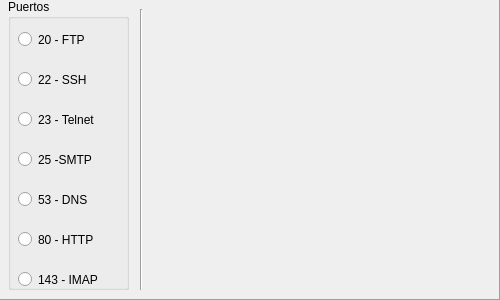
<?xml version="1.0" encoding="UTF-8"?>
<ui version="4.0">
 <class>MainWindow</class>
 <widget class="QMainWindow" name="MainWindow">
  <property name="geometry">
   <rect>
    <x>0</x>
    <y>0</y>
    <width>500</width>
    <height>300</height>
   </rect>
  </property>
  <property name="minimumSize">
   <size>
    <width>500</width>
    <height>300</height>
   </size>
  </property>
  <property name="maximumSize">
   <size>
    <width>500</width>
    <height>300</height>
   </size>
  </property>
  <property name="baseSize">
   <size>
    <width>500</width>
    <height>300</height>
   </size>
  </property>
  <property name="windowTitle">
   <string>MainWindow</string>
  </property>
  <widget class="QWidget" name="centralWidget">
   <widget class="QFrame" name="frame">
    <property name="geometry">
     <rect>
      <x>-1</x>
      <y>-1</y>
      <width>501</width>
      <height>301</height>
     </rect>
    </property>
    <property name="frameShape">
     <enum>QFrame::Panel</enum>
    </property>
    <property name="frameShadow">
     <enum>QFrame::Raised</enum>
    </property>
    <widget class="Line" name="line">
     <property name="geometry">
      <rect>
       <x>132</x>
       <y>10</y>
       <width>21</width>
       <height>281</height>
      </rect>
     </property>
     <property name="orientation">
      <enum>Qt::Vertical</enum>
     </property>
    </widget>
    <widget class="QGroupBox" name="groupBox">
     <property name="geometry">
      <rect>
       <x>9</x>
       <y>0</y>
       <width>121</width>
       <height>291</height>
      </rect>
     </property>
     <property name="title">
      <string>Puertos</string>
     </property>
     <widget class="QRadioButton" name="radioButton">
      <property name="geometry">
       <rect>
        <x>10</x>
        <y>30</y>
        <width>99</width>
        <height>21</height>
       </rect>
      </property>
      <property name="text">
       <string>20 - FTP</string>
      </property>
     </widget>
     <widget class="QRadioButton" name="radioButton_2">
      <property name="geometry">
       <rect>
        <x>10</x>
        <y>70</y>
        <width>99</width>
        <height>21</height>
       </rect>
      </property>
      <property name="text">
       <string>22 - SSH</string>
      </property>
     </widget>
     <widget class="QRadioButton" name="radioButton_3">
      <property name="geometry">
       <rect>
        <x>10</x>
        <y>110</y>
        <width>99</width>
        <height>21</height>
       </rect>
      </property>
      <property name="text">
       <string>23 - Telnet</string>
      </property>
     </widget>
     <widget class="QRadioButton" name="radioButton_4">
      <property name="geometry">
       <rect>
        <x>10</x>
        <y>150</y>
        <width>99</width>
        <height>21</height>
       </rect>
      </property>
      <property name="text">
       <string>25 -SMTP</string>
      </property>
     </widget>
     <widget class="QRadioButton" name="radioButton_5">
      <property name="geometry">
       <rect>
        <x>10</x>
        <y>190</y>
        <width>99</width>
        <height>21</height>
       </rect>
      </property>
      <property name="text">
       <string>53 - DNS</string>
      </property>
     </widget>
     <widget class="QRadioButton" name="radioButton_6">
      <property name="geometry">
       <rect>
        <x>10</x>
        <y>230</y>
        <width>99</width>
        <height>21</height>
       </rect>
      </property>
      <property name="text">
       <string>80 - HTTP</string>
      </property>
     </widget>
     <widget class="QRadioButton" name="radioButton_7">
      <property name="geometry">
       <rect>
        <x>10</x>
        <y>270</y>
        <width>99</width>
        <height>21</height>
       </rect>
      </property>
      <property name="text">
       <string>143 - IMAP</string>
      </property>
     </widget>
    </widget>
   </widget>
  </widget>
 </widget>
 <layoutdefault spacing="6" margin="11"/>
 <resources/>
 <connections/>
</ui>
